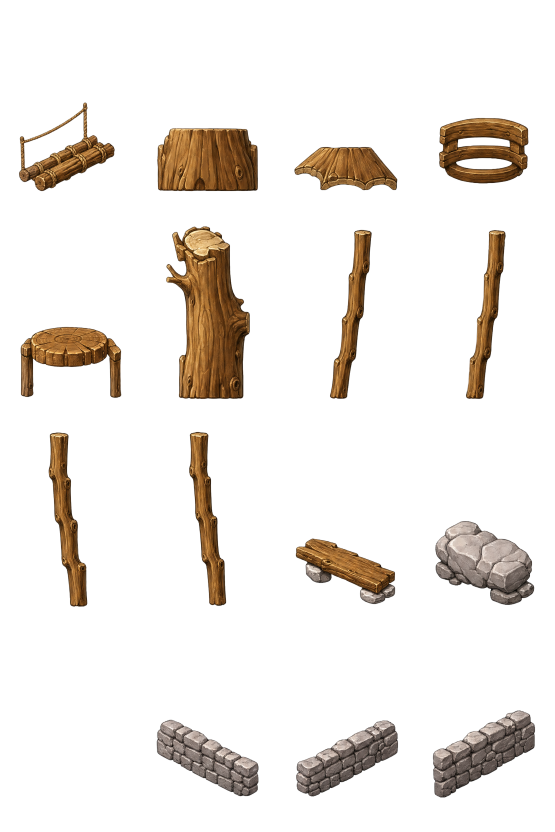
#> input picture art/raw/ride_parts_2_2k_v1.png, 1664 x 2496 px (shown at 1/3 size); its folder holds 3 pictures in this run
$ python fix_alpha.py
#> lines starting #> are read from the running program, lines starting #| are printed output that depends on the picture; after the words box and inside, x2 and y2 are one past the last pixel; in counts of white or black regions, pixels touching at a corner belong together
#!/usr/bin/env python3
"""Recover provider-discarded colored pieces without repainting or another API call.

Only reviewed cells are touched. Their saved RGB still contains the entire art;
the provider alpha mistakenly removed small stones and water splashes. A chroma
mask separates these brown/blue subjects from the neutral baked RGB checkerboard.
Raw provider PNGs and their hashes stay immutable. Small highlight holes are
filled; large gaps between stones and inside splashes remain transparent.
"""
from collections import deque
import hashlib
import json
from pathlib import Path
import numpy as np
from PIL import Image, ImageFilter

ROOT = Path(__file__).resolve().parents[1]
CELLS = {2: [(0, 3)], 5: [(2, 0), (3, 0), (0, 1), (1, 1)]}


def fill_small_holes(mask, maximum=100):
    height, width = mask.shape
    visited = mask.copy()
    for y, x in zip(*np.where(~mask)):
        if visited[y, x]:
            continue
        queue = deque([(y, x)])
        visited[y, x] = True
        area, edge = [], False
        while queue:
            cy, cx = queue.popleft()
            area.append((cy, cx))
            edge |= cx == 0 or cy == 0 or cx == width - 1 or cy == height - 1
            for ny, nx in ((cy - 1, cx), (cy + 1, cx), (cy, cx - 1), (cy, cx + 1)):
                if 0 <= ny < height and 0 <= nx < width and not visited[ny, nx]:
                    visited[ny, nx] = True
                    queue.append((ny, nx))
        if not edge and len(area) <= maximum:
            for cy, cx in area:
                mask[cy, cx] = True
    return mask


def main():
    out = ROOT / 'art/corrected'
    out.mkdir(exist_ok=True)
    reports = []
    for atlas, cells in CELLS.items():
        source = ROOT / f'art/raw/ride_parts_{atlas}_2k_v1.png'
        image = Image.open(source).convert('RGBA')
#> image is the input picture: PIL image 1664x2496 RGBA; mean R, G, B, A 229, 224.1, 219.4, 34.9
        cw, ch = image.width // 4, image.height // 4
#> cw = 416; ch = 624
        touched = []
        for cx, cy in cells:
            box = (cx * cw, cy * ch, (cx + 1) * cw, (cy + 1) * ch)
            cell = np.asarray(image.crop(box)).copy()
            rgb = cell[:, :, :3].astype(np.int16)
            chroma = rgb.max(axis=2) - rgb.min(axis=2)
            # Brown stone and blue-water chroma are far above neutral background.
            alpha = np.clip((chroma - 4) * (255 / 9), 0, 255).astype(np.uint8)
            mask = fill_small_holes(alpha > 100)
            alpha[mask] = np.maximum(alpha[mask], 255)
            before = int((cell[:, :, 3] > 16).sum())
            cell[:, :, 3] = np.maximum(cell[:, :, 3], alpha)
            after = int((cell[:, :, 3] > 16).sum())
            image.paste(Image.fromarray(cell), box)
            touched.append({'cell': [cx, cy], 'alpha_pixels_before': before,
                            'alpha_pixels_after': after, 'method': 'chroma + small highlight holes'})
#> this loop made 1 pass
#> (before, after) on pass 1: (0, 23116)
#> pass 1, in main, `rgb = cell[:, :, :3].astype(np.int16)`:
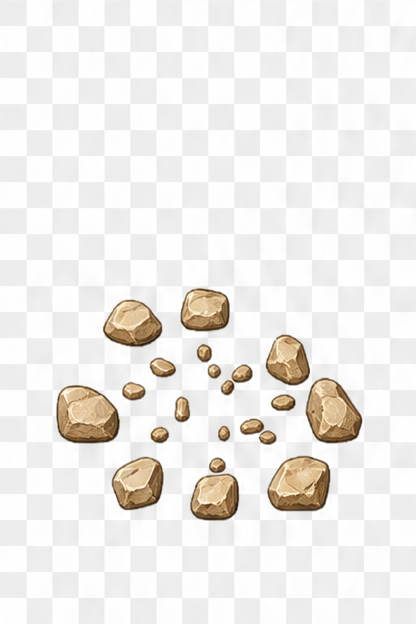
#> rgb: shape (624, 416, 3) int16; mean R, G, B 239.2, 236.6, 233.5
#> pass 1, in main, `chroma = rgb.max(axis=2) - rgb.min(axis=2)`:
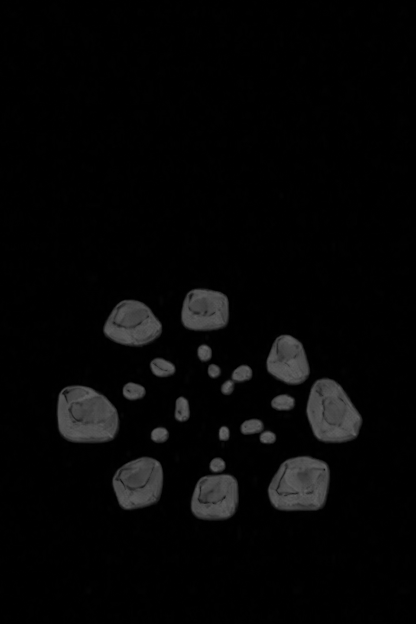
#> chroma: shape (624, 416) int16; min 0, max 101, mean 6
#> pass 1, in main, `alpha = np.clip((chroma - 4) * (255 / 9), 0, 255).astype(np.uint8)`:
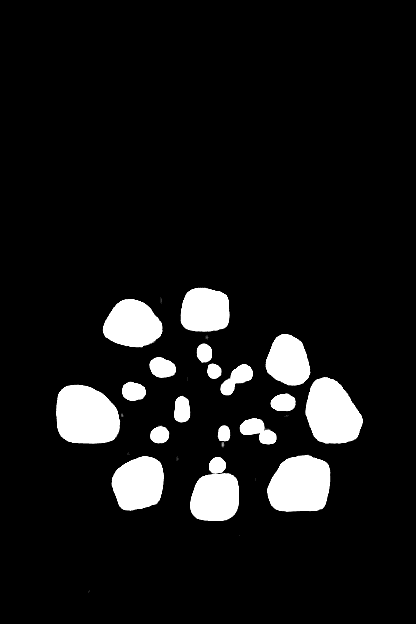
#> alpha: shape (624, 416); min 0, max 255, mean 22
#> after the loop:
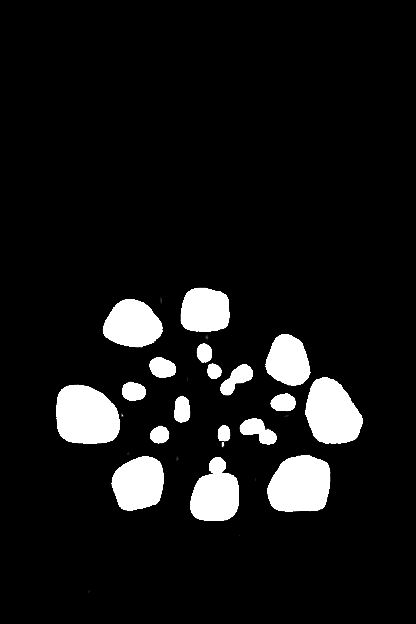
#> alpha: shape (624, 416); 0.25% of pixels changed, all inside (x1, y1, x2, y2) = (56, 288, 363, 521)
#> after the loop:
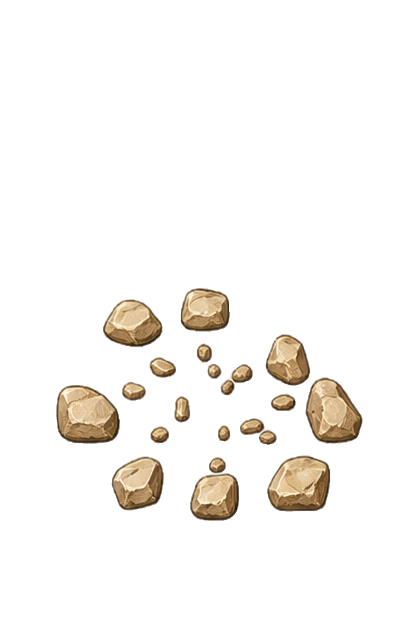
#> cell: shape (624, 416, 4); mean R, G, B, A 239.2, 236.6, 233.5, 22.3; transparent parts drawn white
#> after the loop, touched = 1 item
        destination = out / source.name
        image.save(destination)
        reports.append({'source': str(source.relative_to(ROOT)),
                        'source_sha256': hashlib.sha256(source.read_bytes()).hexdigest(),
                        'output': str(destination.relative_to(ROOT)),
                        'output_sha256': hashlib.sha256(destination.read_bytes()).hexdigest(),
                        'cells': touched, 'api_cost_usd': 0})
#> pass 2 of the loop in main, `for atlas, cells in CELLS.items():`:
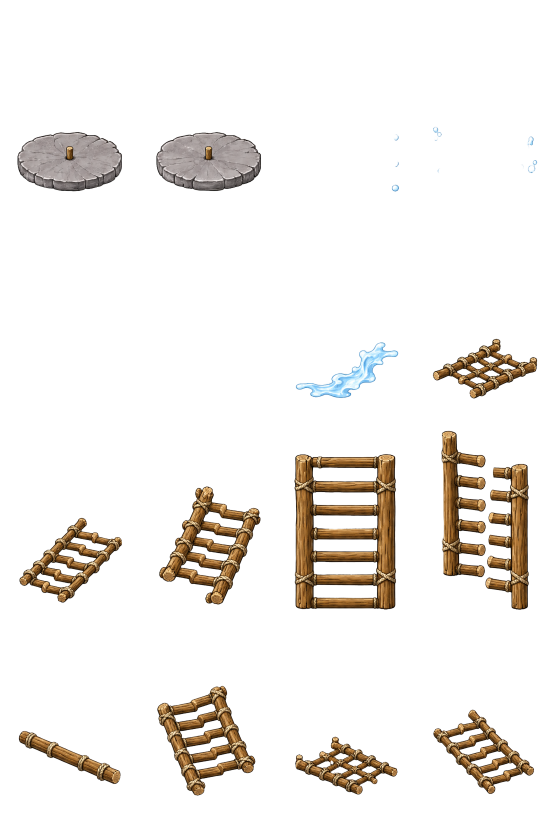
#> input picture art/raw/ride_parts_5_2k_v1.png, 1664 x 2496 px (shown at 1/3 size)
#> in main, image is the input picture: PIL image 1664x2496 RGBA; mean R, G, B, A 231.2, 228.6, 225.5, 28.8
#> the loop in main, `for cx, cy in cells:` made 4 passes
#> (before, after) on passes 1 to 4: (683, 31806), (1558, 25513), (0, 23258), (0, 9913)
#> after the loop in main, `for cx, cy in cells:`:
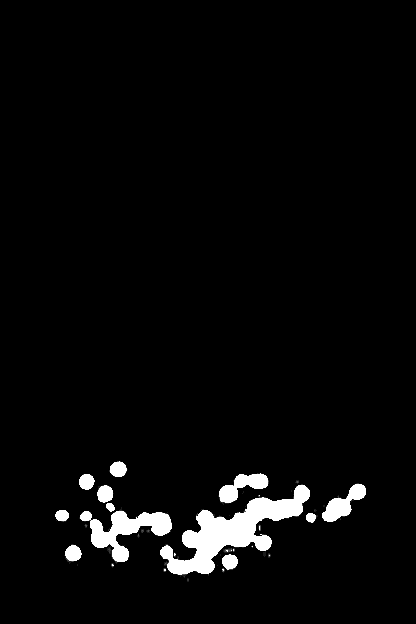
#> alpha: shape (624, 416); min 0, max 255, mean 9.2
#> after the loop in main, `for cx, cy in cells:`:
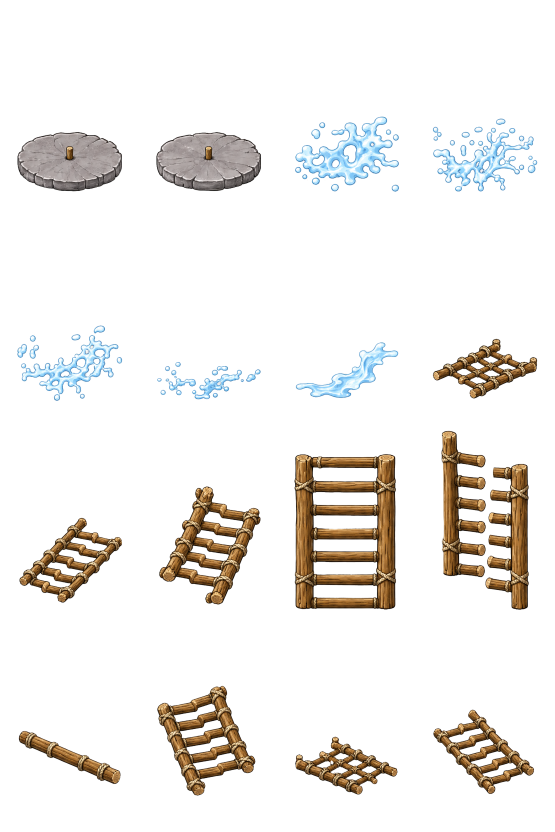
#> image: PIL image 1664x2496 RGBA (shown at 1/3 size); mean R, G, B, A 231.2, 228.6, 225.5, 34.1; transparent parts drawn white
#> after the loop in main, `for cx, cy in cells:`: touched = 4 items
    (out / 'alpha_repairs.json').write_text(json.dumps(reports, indent=2) + '\n')
    print(json.dumps(reports, indent=2))
#> (printed output is left out)


if __name__ == '__main__':
    main()
